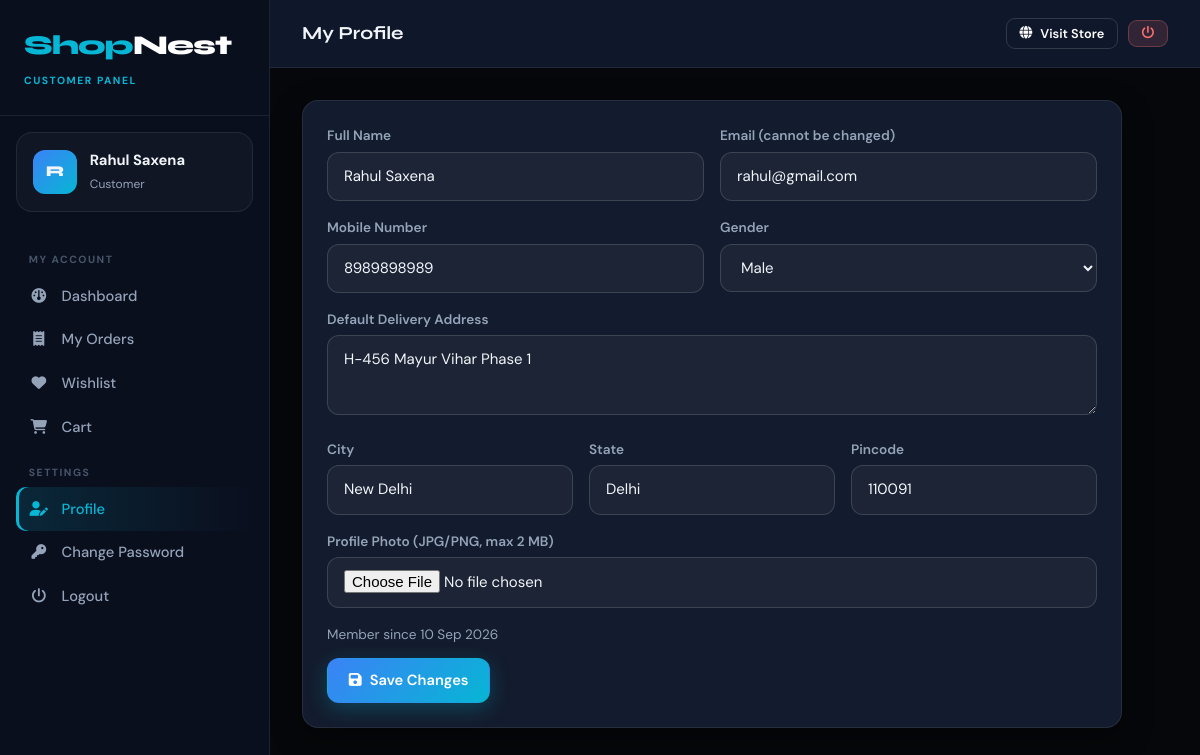
Page /customer/profile.php (signed in) on the committed database.
### tables this page shows
CREATE TABLE `tblcustomer` (
  `ID` int(10) NOT NULL AUTO_INCREMENT,
  `FullName` varchar(120) NOT NULL,
  `Email` varchar(120) NOT NULL,
  `MobileNumber` bigint(10) DEFAULT NULL,
  `Gender` varchar(20) DEFAULT NULL,
  `Address` mediumtext DEFAULT NULL,
  `City` varchar(80) DEFAULT NULL,
  `State` varchar(80) DEFAULT NULL,
  `Pincode` varchar(10) DEFAULT NULL,
  `Image` varchar(150) DEFAULT NULL,
  `Password` varchar(255) NOT NULL,
  `RegDate` timestamp NULL DEFAULT current_timestamp(),
  PRIMARY KEY (`ID`),
  UNIQUE KEY `uq_customer_email` (`Email`)
);

### includes/functions.php (called while the page is built, shortened)
<?php
function e($str)
{
    return htmlspecialchars((string)$str, ENT_QUOTES, 'UTF-8');
}
function url($path = '')
{
    return BASE_URL . '/' . ltrim($path, '/');
}
function db_query($sql, $params = [])
{
    global $con;
    $stmt = mysqli_prepare($con, $sql);
    if ($params) {
        $types = '';
        foreach ($params as $p) {
            $types .= is_int($p) ? 'i' : (is_float($p) ? 'd' : 's');
        }
        mysqli_stmt_bind_param($stmt, $types, ...$params);
    }
    if (!mysqli_stmt_execute($stmt)) {
        error_log('SQL execute failed: ' . mysqli_stmt_error($stmt) . ' | ' . $sql);
        return false;
    }
    $res = mysqli_stmt_get_result($stmt);
    return $res === false ? true : $res;
}
function db_one($sql, $params = [])
{
    $res = db_query($sql, $params);
    return ($res instanceof mysqli_result) ? mysqli_fetch_assoc($res) : null;
}
function is_customer() { return !empty($_SESSION['sncid']); }
function require_customer()
{
    return (int)$_SESSION['sncid'];
}
function cart_get()
{
    return isset($_SESSION['cart']) && is_array($_SESSION['cart']) ? $_SESSION['cart'] : [];
}
function cart_count()
{
    return array_sum(cart_get());
}

### customer/profile.php (the view, shortened to what this page needs)
<?php
$cid = require_customer();
$u = db_one("SELECT * FROM tblcustomer WHERE ID=?", [$cid]);
$panelRole = 'customer';
$pageTitle = 'My Profile';
include __DIR__ . '/../includes/panel-header.php';
?>
<div class="card" style="max-width:820px">
    <form method="post" enctype="multipart/form-data">
        <div class="form-row">
            <div class="form-group"><label>Full Name</label><input type="text" name="fullname" value="<?php echo e($u['FullName']); ?>" required></div>
            <div class="form-group"><label>Email (cannot be changed)</label><input type="email" value="<?php echo e($u['Email']); ?>" disabled></div>
        </div>
        <div class="form-row">
            <div class="form-group"><label>Mobile Number</label><input type="tel" name="mobile" pattern="[0-9]{10}" maxlength="10" value="<?php echo e($u['MobileNumber']); ?>" required></div>
            <div class="form-group"><label>Gender</label>
                <select name="gender">
                    <?php foreach (['Male', 'Female', 'Other'] as $g): ?><option <?php echo $u['Gender'] === $g ? 'selected' : ''; ?>><?php echo $g; ?></option><?php endforeach; ?>
                </select>
            </div>
        </div>
        <div class="form-group"><label>Default Delivery Address</label><textarea name="address" style="min-height:80px"><?php echo e($u['Address']); ?></textarea></div>
        <div class="form-row-3">
            <div class="form-group"><label>City</label><input type="text" name="city" value="<?php echo e($u['City']); ?>"></div>
            <div class="form-group"><label>State</label><input type="text" name="state" value="<?php echo e($u['State']); ?>"></div>
            <div class="form-group"><label>Pincode</label><input type="text" name="pincode" maxlength="6" value="<?php echo e($u['Pincode']); ?>"></div>
        </div>
        <div class="form-group"><label>Profile Photo (JPG/PNG, max 2 MB)</label><input type="file" name="image" accept="image/*"></div>
        <p class="muted small">Member since <?php echo date('d M Y', strtotime($u['RegDate'])); ?></p>
        <button class="btn btn-primary"><i class="fa-solid fa-floppy-disk"></i> Save Changes</button>
    </form>
</div>
<?php include __DIR__ . '/../includes/panel-footer.php'; ?>

### includes/panel-header.php (shortened to what this page needs)
<?php
$active = basename($_SERVER['PHP_SELF']);
$pageTitle = isset($pageTitle) ? $pageTitle : 'Dashboard';
if ($panelRole === 'admin') {
    $me = db_one("SELECT AdminName AS Name, Email FROM tbladmin WHERE ID=?", [(int)$_SESSION['snaid']]);
    $avatar = null;
    $newOrders = (int)db_val("SELECT COUNT(DISTINCT OrderID) FROM tblorderitems WHERE Status='Pending'");
    $pendingSellers = (int)db_val("SELECT COUNT(*) FROM tblseller WHERE Status='Pending'");
    $unread = (int)db_val("SELECT COUNT(*) FROM tblenquiry WHERE IsRead=0");
    $menu = [
        'Main' => [
            ['dashboard.php', 'fa-gauge', 'Dashboard'],
        ],
        'Catalog' => [
            ['manage-categories.php', 'fa-layer-group', 'Categories'],
            ['manage-products.php', 'fa-box', 'All Products'],
        ],
        'Orders' => [
            ['all-orders.php', 'fa-receipt', 'All Orders', ['order-details.php'], $newOrders],
            ['between-dates-reports.php', 'fa-chart-line', 'Sales Report'],
        ],
        'People' => [
            ['manage-sellers.php', 'fa-store', 'Sellers', ['view-seller.php'], $pendingSellers],
            ['registered-customers.php', 'fa-users', 'Customers', ['view-customer.php']],
        ],
        'Website' => [
            ['enquiries.php', 'fa-envelope', 'Enquiries', [], $unread],
            ['about-us.php', 'fa-circle-info', 'About Us Page'],
            ['contact-us.php', 'fa-address-book', 'Contact Us Page'],
        ],
        'Account' => [
            ['admin-profile.php', 'fa-user-gear', 'Profile'],
            ['change-password.php', 'fa-key', 'Change Password'],
            ['logout.php', 'fa-power-off', 'Logout'],
        ],
    ];
    $roleLabel = 'Administrator';
} else {
    $me = db_one("SELECT FullName AS Name, Email, Image FROM tblcustomer WHERE ID=?", [(int)$_SESSION['sncid']]);
    $avatar = $me['Image'] ? url('images/customers/' . $me['Image']) : null;
    $menu = [
        'My Account' => [
            ['dashboard.php', 'fa-gauge', 'Dashboard'],
            ['my-orders.php', 'fa-receipt', 'My Orders', ['order-details.php']],
            ['wishlist.php', 'fa-heart', 'Wishlist'],
            ['../cart.php', 'fa-cart-shopping', 'Cart', [], cart_count()],
        ],
        'Settings' => [
            ['profile.php', 'fa-user-pen', 'Profile'],
            ['change-password.php', 'fa-key', 'Change Password'],
            ['logout.php', 'fa-power-off', 'Logout'],
        ],
    ];
    $roleLabel = 'Customer';
}
$initial = strtoupper(substr($me['Name'], 0, 1));
?>
<!DOCTYPE html>
<html lang="en">
<head>
    <link rel="stylesheet" href="<?php echo url('assets/vendor/fonts/fonts.css'); ?>">
    <link rel="stylesheet" href="<?php echo url('assets/vendor/fontawesome/css/all.min.css'); ?>">
    <link rel="stylesheet" href="<?php echo url('assets/css/style.css'); ?>">
</head>
<body>
<div class="panel">
    <aside class="sidebar" id="sidebar">
        <div class="logo-box">
            <a href="<?php echo url('index.php'); ?>" class="logo"><span>Shop</span>Nest</a>
            <div class="role-pill"><?php echo ucfirst($panelRole); ?> Panel</div>
        </div>
        <div class="user-box">
            <div class="avatar"><?php echo $avatar ? '<img src="' . e($avatar) . '" alt="">' : e($initial); ?></div>
            <div style="min-width:0"><b><?php echo e($me['Name']); ?></b><span><?php echo e($roleLabel); ?></span></div>
        </div>
        <nav class="side-nav">
            <?php foreach ($menu as $heading => $links): ?>
                <div class="heading"><?php echo e($heading); ?></div>
                <?php foreach ($links as $l):
                    $isActive = $active === basename($l[0]) || (isset($l[3]) && in_array($active, $l[3], true)); ?>
                    <a href="<?php echo e($l[0]); ?>" class="<?php echo $isActive ? 'active' : ''; ?>">
                        <i class="fa-solid <?php echo $l[1]; ?>"></i> <?php echo e($l[2]); ?>
                    </a>
                <?php endforeach; ?>
            <?php endforeach; ?>
        </nav>
    </aside>
    <main class="panel-main">
        <div class="topbar">
            <div class="flex" style="flex-wrap:nowrap;gap:0">
                <h1><?php echo e($pageTitle); ?></h1>
            </div>
            <div class="actions">
                <a href="<?php echo url('index.php'); ?>" class="btn btn-outline btn-sm" target="<?php echo $panelRole === 'customer' ? '_self' : '_blank'; ?>"><i class="fa-solid fa-globe"></i> <span>Visit Store</span></a>
                <a href="logout.php" class="btn btn-sm btn-danger" title="Logout"><i class="fa-solid fa-power-off"></i></a>
            </div>
        </div>
        <div class="panel-content">

### rows in the picture
tblcustomer: FullName "R", FullName "Rahul Saxena", fullname "Rahul Saxena", Email "rahul@gmail.com", mobile "8989898989", gender "Male", address "H-456 Mayur Vihar Phase 1", city "New Delhi", state "Delhi", pincode "110091", RegDate "10 Sep 2026"

### other values in the picture
$panelRole "CUSTOMER"
$roleLabel "Customer"
$heading "MY ACCOUNT"
$l[2] "Dashboard"
$l[2] "My Orders"
$l[2] "Wishlist"
$l[2] "Cart"
$heading "SETTINGS"
$l[2] "Profile"
$l[2] "Change Password"
$l[2] "Logout"
$pageTitle "My Profile"
